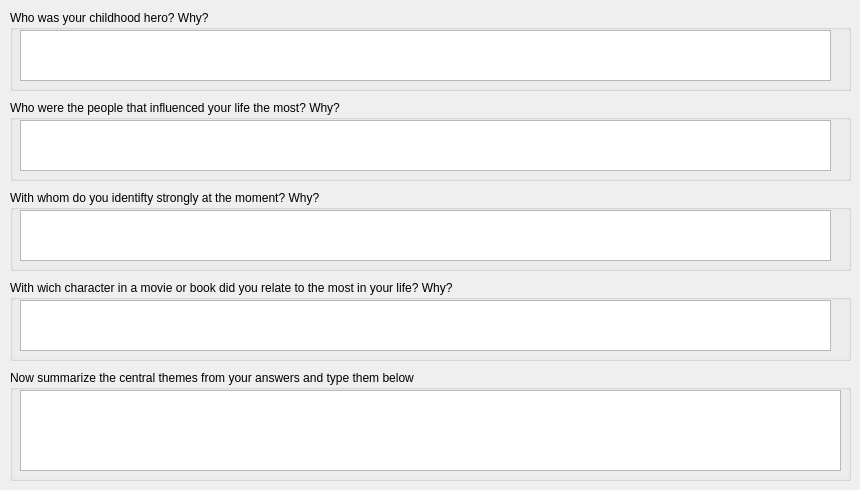
      <widget class="QWidget" name="tab_8">
       <attribute name="title">
        <string>People ID</string>
       </attribute>
       <widget class="QGroupBox" name="groupBox_11">
        <property name="geometry">
         <rect>
          <x>10</x>
          <y>10</y>
          <width>841</width>
          <height>81</height>
         </rect>
        </property>
        <property name="title">
         <string>Who was your childhood hero? Why?</string>
        </property>
        <widget class="QPlainTextEdit" name="txtPeopleHero">
         <property name="geometry">
          <rect>
           <x>10</x>
           <y>20</y>
           <width>811</width>
           <height>51</height>
          </rect>
         </property>
        </widget>
       </widget>
       <widget class="QGroupBox" name="groupBox_12">
        <property name="geometry">
         <rect>
          <x>10</x>
          <y>100</y>
          <width>841</width>
          <height>81</height>
         </rect>
        </property>
        <property name="title">
         <string>Who were the people that influenced your life the most? Why?</string>
        </property>
        <widget class="QPlainTextEdit" name="txtpeopleInfluence">
         <property name="geometry">
          <rect>
           <x>10</x>
           <y>20</y>
           <width>811</width>
           <height>51</height>
          </rect>
         </property>
        </widget>
       </widget>
       <widget class="QGroupBox" name="groupBox_13">
        <property name="geometry">
         <rect>
          <x>10</x>
          <y>190</y>
          <width>841</width>
          <height>81</height>
         </rect>
        </property>
        <property name="title">
         <string>With whom do you identifty strongly at the moment? Why?</string>
        </property>
        <widget class="QPlainTextEdit" name="txtPeopleIdentify">
         <property name="geometry">
          <rect>
           <x>10</x>
           <y>20</y>
           <width>811</width>
           <height>51</height>
          </rect>
         </property>
        </widget>
       </widget>
       <widget class="QGroupBox" name="groupBox_14">
        <property name="geometry">
         <rect>
          <x>10</x>
          <y>280</y>
          <width>841</width>
          <height>81</height>
         </rect>
        </property>
        <property name="title">
         <string>With wich character in a movie or book did you relate to the most in your life? Why?</string>
        </property>
        <widget class="QPlainTextEdit" name="txtPeopleCharacter">
         <property name="geometry">
          <rect>
           <x>10</x>
           <y>20</y>
           <width>811</width>
           <height>51</height>
          </rect>
         </property>
        </widget>
       </widget>
       <widget class="QGroupBox" name="groupBox_15">
        <property name="geometry">
         <rect>
          <x>10</x>
          <y>370</y>
          <width>841</width>
          <height>111</height>
         </rect>
        </property>
        <property name="title">
         <string>Now summarize the central themes from your answers and type them below</string>
        </property>
        <widget class="QPlainTextEdit" name="txtPeopleSummary">
         <property name="geometry">
          <rect>
           <x>10</x>
           <y>20</y>
           <width>821</width>
           <height>81</height>
          </rect>
         </property>
        </widget>
       </widget>
      </widget>
